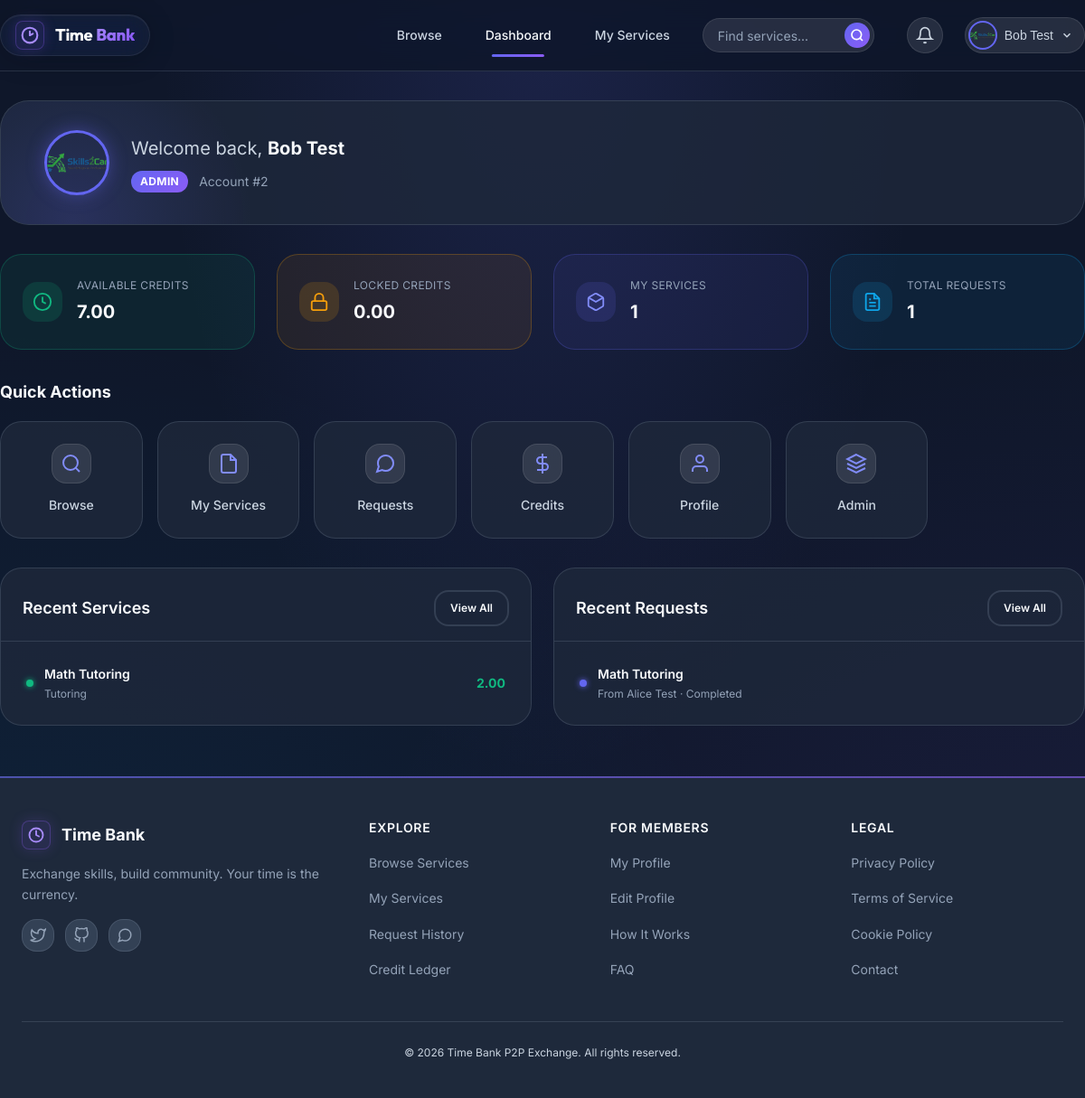
The app's page /dashboard.php (signed in) with its own data.
### tables this page shows
CREATE TABLE `users` (
  `id` int(11) NOT NULL,
  `name` varchar(100) NOT NULL,
  `email` varchar(150) NOT NULL,
  `password` varchar(255) NOT NULL,
  `role` enum('user','provider','admin') DEFAULT 'user',
  `profile_image` varchar(255) DEFAULT 'default-avatar.png',
  `bio` text DEFAULT NULL,
  `skills` text DEFAULT NULL,
  `availability` text DEFAULT NULL,
  `locked_credits` decimal(10,2) DEFAULT 3.00,
  `available_credits` decimal(10,2) DEFAULT 0.00,
  `created_at` timestamp NOT NULL DEFAULT current_timestamp(),
  `updated_at` timestamp NOT NULL DEFAULT current_timestamp() ON UPDATE current_timestamp()
);

CREATE TABLE `services` (
  `id` int(11) NOT NULL,
  `user_id` int(11) NOT NULL,
  `category_id` int(11) NOT NULL,
  `title` varchar(150) NOT NULL,
  `description` text NOT NULL,
  `credit_rate` decimal(5,2) NOT NULL,
  `availability_status` enum('available','busy','unavailable') DEFAULT 'available',
  `created_at` timestamp NOT NULL DEFAULT current_timestamp(),
  `updated_at` timestamp NOT NULL DEFAULT current_timestamp() ON UPDATE current_timestamp()
);

CREATE TABLE `categories` (
  `id` int(11) NOT NULL,
  `name` varchar(100) NOT NULL,
  `description` text DEFAULT NULL,
  `credit_per_hour` decimal(5,2) NOT NULL,
  `created_at` timestamp NOT NULL DEFAULT current_timestamp()
);

CREATE TABLE `service_requests` (
  `id` int(11) NOT NULL,
  `service_id` int(11) NOT NULL,
  `requester_id` int(11) NOT NULL,
  `provider_id` int(11) NOT NULL,
  `status` enum('pending','accepted','rejected','in_progress','completed','cancelled') DEFAULT 'pending',
  `scheduled_time` datetime DEFAULT NULL,
  `notes` text DEFAULT NULL,
  `completed_at` datetime DEFAULT NULL,
  `created_at` timestamp NOT NULL DEFAULT current_timestamp()
);

### config/functions.php (called while the page is built, shortened)
<?php
function getCurrentUserId() {
    return $_SESSION['user_id'] ?? null;
}
function getCurrentUserRole() {
    return $_SESSION['role'] ?? null;
}
function formatCredits($amount) {
    return number_format($amount, 2);
}
?>

### dashboard.php (the view, shortened to what this page needs)
<?php
require_once __DIR__ . '/config/functions.php';
$pdo = getDatabaseConnection();
$user_id = getCurrentUserId();
$user_role = getCurrentUserRole();
$stmt = $pdo->prepare("SELECT locked_credits, available_credits, profile_image FROM users WHERE id = ?");
$stmt->execute([$user_id]);
$userData = $stmt->fetch();
$servicesCount = $pdo->prepare("SELECT COUNT(*) FROM services WHERE user_id = ?");
$servicesCount->execute([$user_id]);
$servicesCount = $servicesCount->fetchColumn();
$requestsCount = $pdo->prepare("SELECT COUNT(*) FROM service_requests WHERE requester_id = ? OR provider_id = ?");
$requestsCount->execute([$user_id, $user_id]);
$requestsCount = $requestsCount->fetchColumn();
$recentServices = $pdo->prepare("
    SELECT s.id, s.title, s.credit_rate, s.availability_status, c.name as category_name
    FROM services s
    JOIN categories c ON s.category_id = c.id
    WHERE s.user_id = ?
    ORDER BY s.created_at DESC
    LIMIT 3
");
$recentServices->execute([$user_id]);
$recentServices = $recentServices->fetchAll();
$recentRequests = $pdo->prepare("
    SELECT sr.id, sr.status, s.title as service_title, u.name as other_party,
           CASE WHEN sr.requester_id = ? THEN 'sent' ELSE 'received' END as direction,
           sr.created_at
    FROM service_requests sr
    JOIN services s ON sr.service_id = s.id
    JOIN users u ON (CASE WHEN sr.requester_id = ? THEN sr.provider_id ELSE sr.requester_id END) = u.id
    WHERE sr.requester_id = ? OR sr.provider_id = ?
    ORDER BY sr.created_at DESC
    LIMIT 4
");
$recentRequests->execute([$user_id, $user_id, $user_id, $user_id]);
$recentRequests = $recentRequests->fetchAll();
include __DIR__ . '/includes/header.php';
?>
<div class="container" style="padding: var(--spacing-xl) 0;">
    <div class="dash-hero">
        <div class="dash-hero-glow"></div>
        <div class="dash-hero-content">
            <img src="<?php echo APP_URL; ?>/uploads/profiles/<?php echo htmlspecialchars($userData['profile_image'] ?: 'default-avatar.png'); ?>"
                 alt="Profile"
                 class="dash-hero-avatar"
                 onerror="this.src='<?php echo APP_URL; ?>/assets/images/default-avatar.png'">
            <div class="dash-hero-text">
                <div class="dash-hero-greeting">Welcome back, <strong><?php echo htmlspecialchars($_SESSION['name']); ?></strong></div>
                <div class="dash-hero-meta">
                    <span class="dash-role-badge"><?php echo ucfirst($user_role); ?></span>
                    <span class="dash-id">Account #<?php echo $user_id; ?></span>
                </div>
            </div>
        </div>
    </div>
    <div class="dash-stats">
        <div class="dash-stat glass-green">
            <div class="dash-stat-icon">
                <svg width="22" height="22" viewBox="0 0 24 24" fill="none" stroke="currentColor" stroke-width="2"><circle cx="12" cy="12" r="10"></circle><polyline points="12 6 12 12 16 14"></polyline></svg>
            </div>
            <div class="dash-stat-body">
                <div class="dash-stat-label">Available Credits</div>
                <div class="dash-stat-value"><?php echo formatCredits($_SESSION['available_credits']); ?></div>
            </div>
        </div>
        <div class="dash-stat glass-amber">
            <div class="dash-stat-icon">
                <svg width="22" height="22" viewBox="0 0 24 24" fill="none" stroke="currentColor" stroke-width="2"><rect x="3" y="11" width="18" height="11" rx="2" ry="2"></rect><path d="M7 11V7a5 5 0 0 1 10 0v4"></path></svg>
            </div>
            <div class="dash-stat-body">
                <div class="dash-stat-label">Locked Credits</div>
                <div class="dash-stat-value"><?php echo formatCredits($_SESSION['locked_credits']); ?></div>
            </div>
        </div>
        <div class="dash-stat glass-primary">
            <div class="dash-stat-icon">
                <svg width="22" height="22" viewBox="0 0 24 24" fill="none" stroke="currentColor" stroke-width="2"><path d="M21 16V8a2 2 0 0 0-1-1.73l-7-4a2 2 0 0 0-2 0l-7 4A2 2 0 0 0 3 8v8a2 2 0 0 0 1 1.73l7 4a2 2 0 0 0 2 0l7-4A2 2 0 0 0 21 16z"></path><polyline points="3.27 6.96 12 12.01 20.73 6.96"></polyline></svg>
            </div>
            <div class="dash-stat-body">
                <div class="dash-stat-label">My Services</div>
                <div class="dash-stat-value"><?php echo $servicesCount; ?></div>
            </div>
        </div>
        <div class="dash-stat glass-info">
            <div class="dash-stat-icon">
            </div>
            <div class="dash-stat-body">
                <div class="dash-stat-label">Total Requests</div>
                <div class="dash-stat-value"><?php echo $requestsCount; ?></div>
            </div>
        </div>
    </div>
    <div class="dash-section-title">Quick Actions</div>
    <div class="dash-actions">
        <a href="<?php echo APP_URL; ?>/index.php" class="dash-action">
            <div class="dash-action-icon">
                <svg width="24" height="24" viewBox="0 0 24 24" fill="none" stroke="currentColor" stroke-width="2"><circle cx="11" cy="11" r="8"></circle><path d="m21 21-4.35-4.35"></path></svg>
            </div>
            <span>Browse</span>
        </a>
        <a href="<?php echo APP_URL; ?>/pages/services/directory.php" class="dash-action">
            <div class="dash-action-icon">
                <svg width="24" height="24" viewBox="0 0 24 24" fill="none" stroke="currentColor" stroke-width="2"><path d="M14 2H6a2 2 0 0 0-2 2v16a2 2 0 0 0 2 2h12a2 2 0 0 0 2-2V8z"></path><polyline points="14 2 14 8 20 8"></polyline></svg>
            </div>
            <span>My Services</span>
        </a>
        <a href="<?php echo APP_URL; ?>/pages/requests/manage.php" class="dash-action">
            <div class="dash-action-icon">
                <svg width="24" height="24" viewBox="0 0 24 24" fill="none" stroke="currentColor" stroke-width="2"><path d="M21 11.5a8.38 8.38 0 0 1-.9 3.8 8.5 8.5 0 0 1-7.6 4.7 8.38 8.38 0 0 1-3.8-.9L3 21l1.9-5.7a8.38 8.38 0 0 1-.9-3.8 8.5 8.5 0 0 1 4.7-7.6 8.38 8.38 0 0 1 3.8-.9h.5a8.48 8.48 0 0 1 8 8v.5z"></path></svg>
            </div>
            <span>Requests</span>
        </a>
        <a href="<?php echo APP_URL; ?>/pages/credits/history.php" class="dash-action">
            <div class="dash-action-icon">
                <svg width="24" height="24" viewBox="0 0 24 24" fill="none" stroke="currentColor" stroke-width="2"><line x1="12" y1="1" x2="12" y2="23"></line><path d="M17 5H9.5a3.5 3.5 0 0 0 0 7h5a3.5 3.5 0 0 1 0 7H6"></path></svg>
            </div>
            <span>Credits</span>
        </a>
        <a href="<?php echo APP_URL; ?>/pages/profile.php" class="dash-action">
            <div class="dash-action-icon">
                <svg width="24" height="24" viewBox="0 0 24 24" fill="none" stroke="currentColor" stroke-width="2"><path d="M20 21v-2a4 4 0 0 0-4-4H8a4 4 0 0 0-4 4v2"></path><circle cx="12" cy="7" r="4"></circle></svg>
            </div>
            <span>Profile</span>
        </a>
        <?php if ($user_role === 'admin'): ?>
        <a href="<?php echo APP_URL; ?>/admin/dashboard.php" class="dash-action">
            <div class="dash-action-icon">
                <svg width="24" height="24" viewBox="0 0 24 24" fill="none" stroke="currentColor" stroke-width="2"><path d="M12 2L2 7l10 5 10-5-10-5z"></path><path d="M2 17l10 5 10-5"></path><path d="M2 12l10 5 10-5"></path></svg>
            </div>
            <span>Admin</span>
        </a>
        <?php endif; ?>
    </div>
    <div class="dash-activity-grid">
        <div class="card dash-panel">
            <div class="dash-panel-header">
                <h3>Recent Services</h3>
                <a href="<?php echo APP_URL; ?>/pages/services/directory.php" class="btn btn-sm btn-outline">View All</a>
            </div>
            <?php if (empty($recentServices)): ?>
                <div class="dash-empty">
                    <svg width="32" height="32" viewBox="0 0 24 24" fill="none" stroke="currentColor" stroke-width="1.5"><path d="M21 16V8a2 2 0 0 0-1-1.73l-7-4a2 2 0 0 0-2 0l-7 4A2 2 0 0 0 3 8v8a2 2 0 0 0 1 1.73l7 4a2 2 0 0 0 2 0l7-4A2 2 0 0 0 21 16z"></path><polyline points="3.27 6.96 12 12.01 20.73 6.96"></polyline></svg>
                    <p class="text-muted">No services yet.</p>
                    <a href="<?php echo APP_URL; ?>/pages/services/add.php" class="btn btn-sm btn-primary">Create First Service</a>
                </div>
            <?php else: ?>
                <div class="dash-service-list">
                    <?php foreach ($recentServices as $svc): ?>
                        <a href="<?php echo APP_URL; ?>/pages/services/view.php?id=<?php echo $svc['id']; ?>" class="dash-service-item">
                            <div class="dash-service-dot status-<?php echo strtolower($svc['availability_status']); ?>"></div>
                            <div class="dash-service-info">
                                <div class="dash-service-title"><?php echo htmlspecialchars($svc['title']); ?></div>
                                <div class="dash-service-meta"><?php echo htmlspecialchars($svc['category_name']); ?></div>
                            </div>
                            <div class="dash-service-rate"><?php echo formatCredits($svc['credit_rate']); ?></div>
                        </a>
                    <?php endforeach; ?>
                </div>
            <?php endif; ?>
        </div>
        <div class="card dash-panel">
            <div class="dash-panel-header">
                <h3>Recent Requests</h3>
                <a href="<?php echo APP_URL; ?>/pages/requests/history.php" class="btn btn-sm btn-outline">View All</a>
            </div>
            <?php if (empty($recentRequests)): ?>
                <div class="dash-empty">
                    <svg width="32" height="32" viewBox="0 0 24 24" fill="none" stroke="currentColor" stroke-width="1.5"><path d="M21 11.5a8.38 8.38 0 0 1-.9 3.8 8.5 8.5 0 0 1-7.6 4.7 8.38 8.38 0 0 1-3.8-.9L3 21l1.9-5.7a8.38 8.38 0 0 1-.9-3.8 8.5 8.5 0 0 1 4.7-7.6 8.38 8.38 0 0 1 3.8-.9h.5a8.48 8.48 0 0 1 8 8v.5z"></path></svg>
                    <p class="text-muted">No requests yet.</p>
                </div>
            <?php else: ?>
                <div class="dash-request-list">
                    <?php foreach ($recentRequests as $req):
                        $statusClass = 'status-' . strtolower($req['status']);
                        $directionLabel = $req['direction'] === 'sent' ? 'To' : 'From';
                    ?>
                        <div class="dash-request-item">
                            <div class="dash-request-dot <?php echo $statusClass; ?>"></div>
                            <div class="dash-request-info">
                                <div class="dash-request-title"><?php echo htmlspecialchars($req['service_title']); ?></div>
                                <div class="dash-request-meta"><?php echo $directionLabel; ?> <?php echo htmlspecialchars($req['other_party']); ?> &middot; <?php echo ucfirst($req['status']); ?></div>
                            </div>
                        </div>
                    <?php endforeach; ?>
                </div>
            <?php endif; ?>
        </div>
    </div>
</div>
<?php include __DIR__ . '/includes/footer.php'; ?>

### records on screen
users: profile_image (placeholder picture)
services: title "Math Tutoring", category.name "Tutoring", credit_rate "2.00"
service_requests: service.title "Math Tutoring", directionLabel "From", requester.name "Alice Test", status "Completed"

### other values on screen
$_SESSION['name'] "Bob Test"
$user_role "ADMIN"
$user_id "2"
formatCredits($_SESSION['available_credits']) "7.00"
formatCredits($_SESSION['locked_credits']) "0.00"
$servicesCount "1"
$requestsCount "1"
APP_NAME "Time Bank P2P Exchange"
